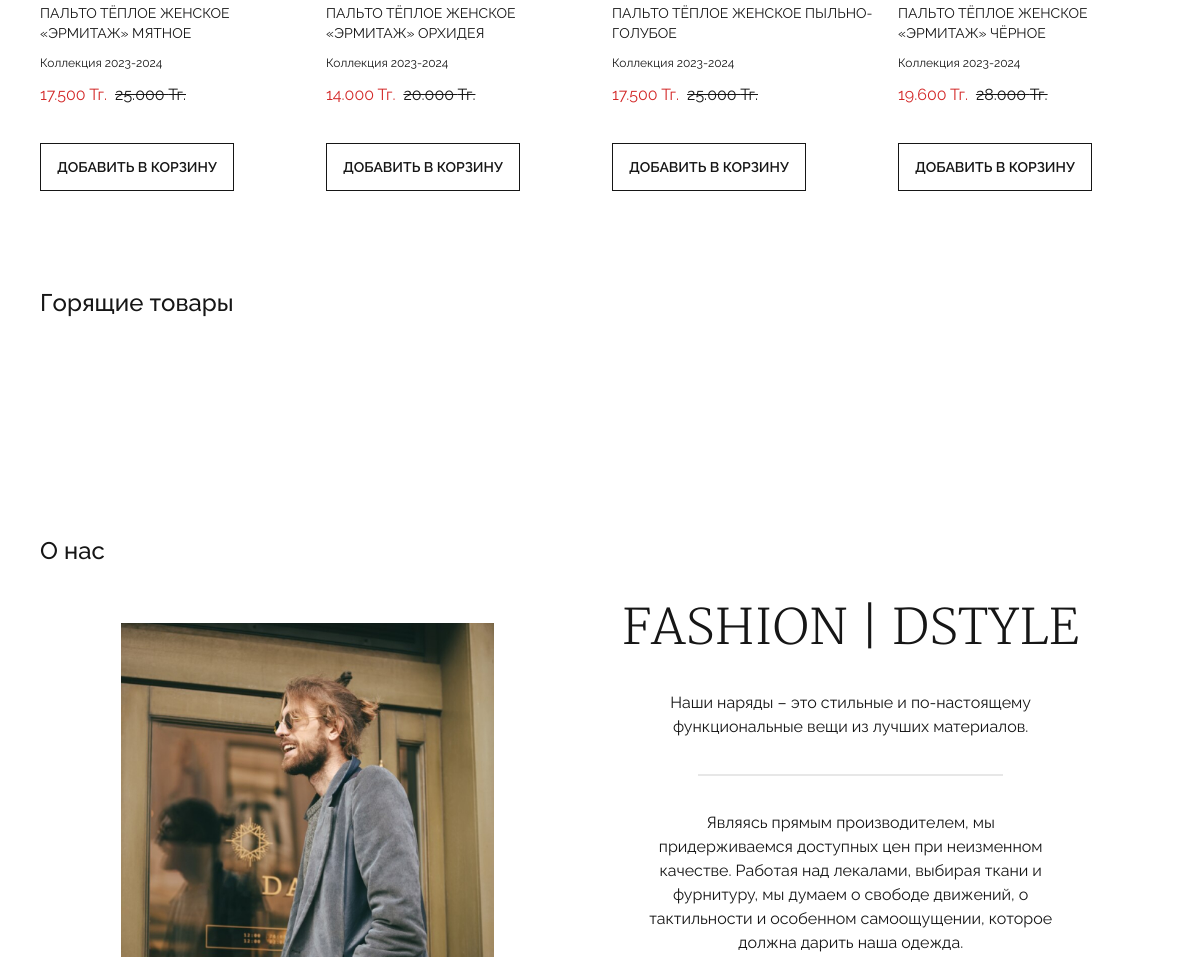
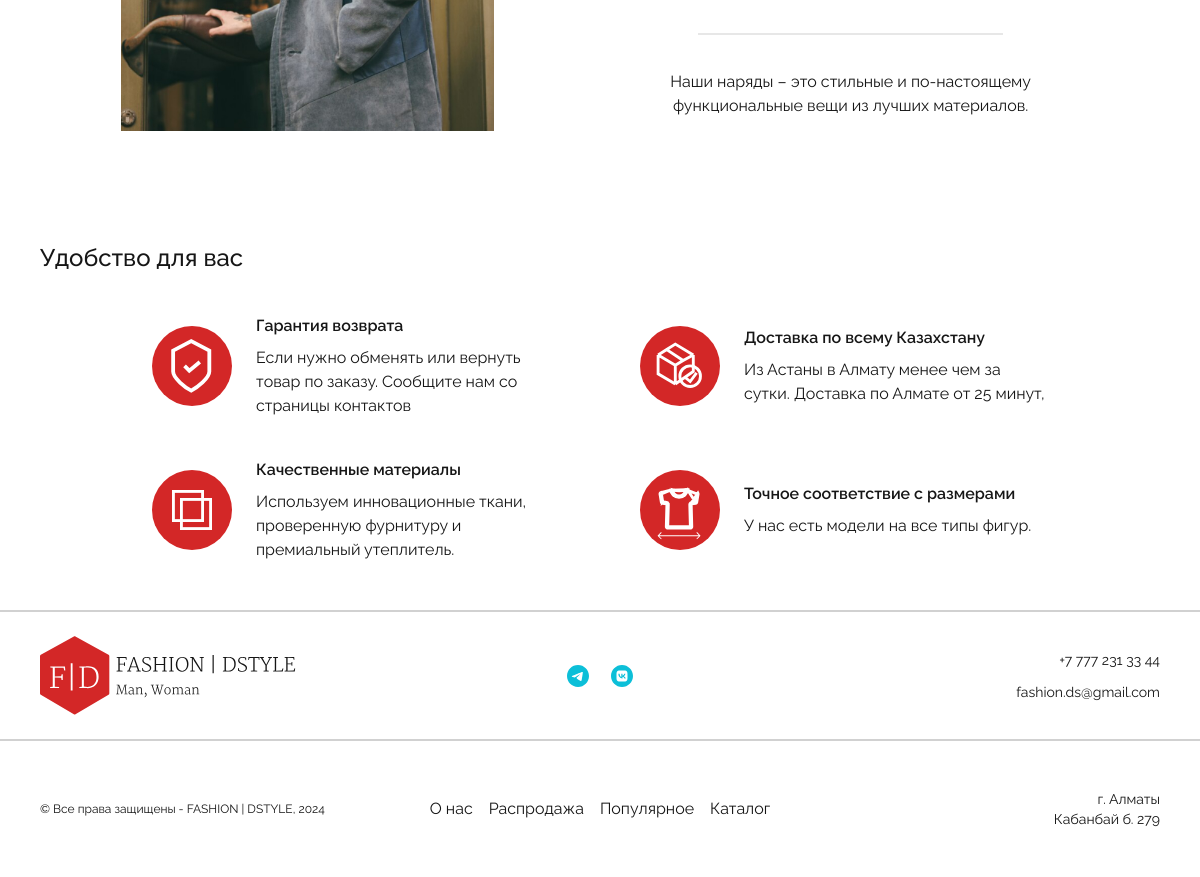
Before: /project/index.php (lower part) with the older database file (2 pictures, top to bottom).
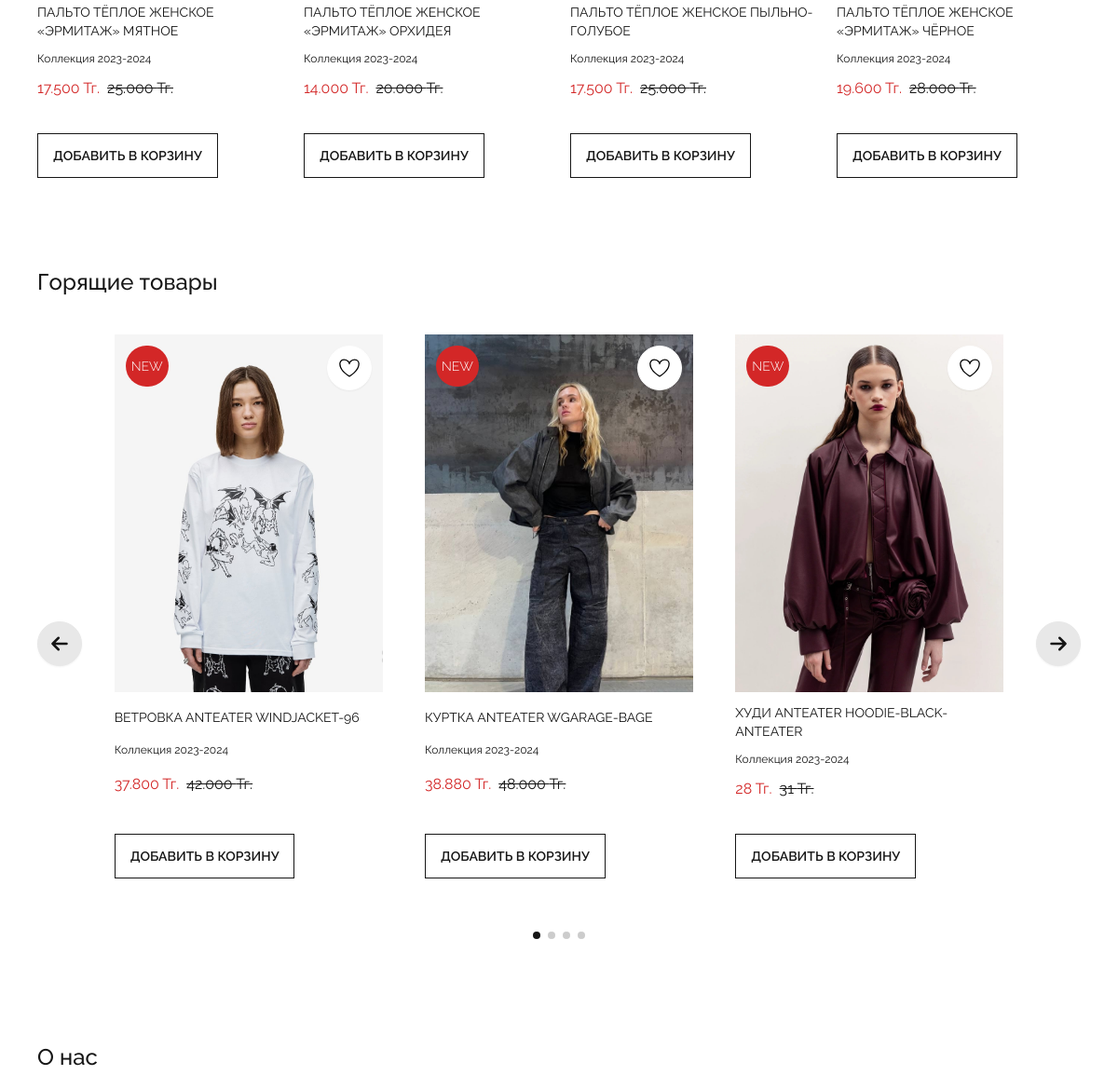
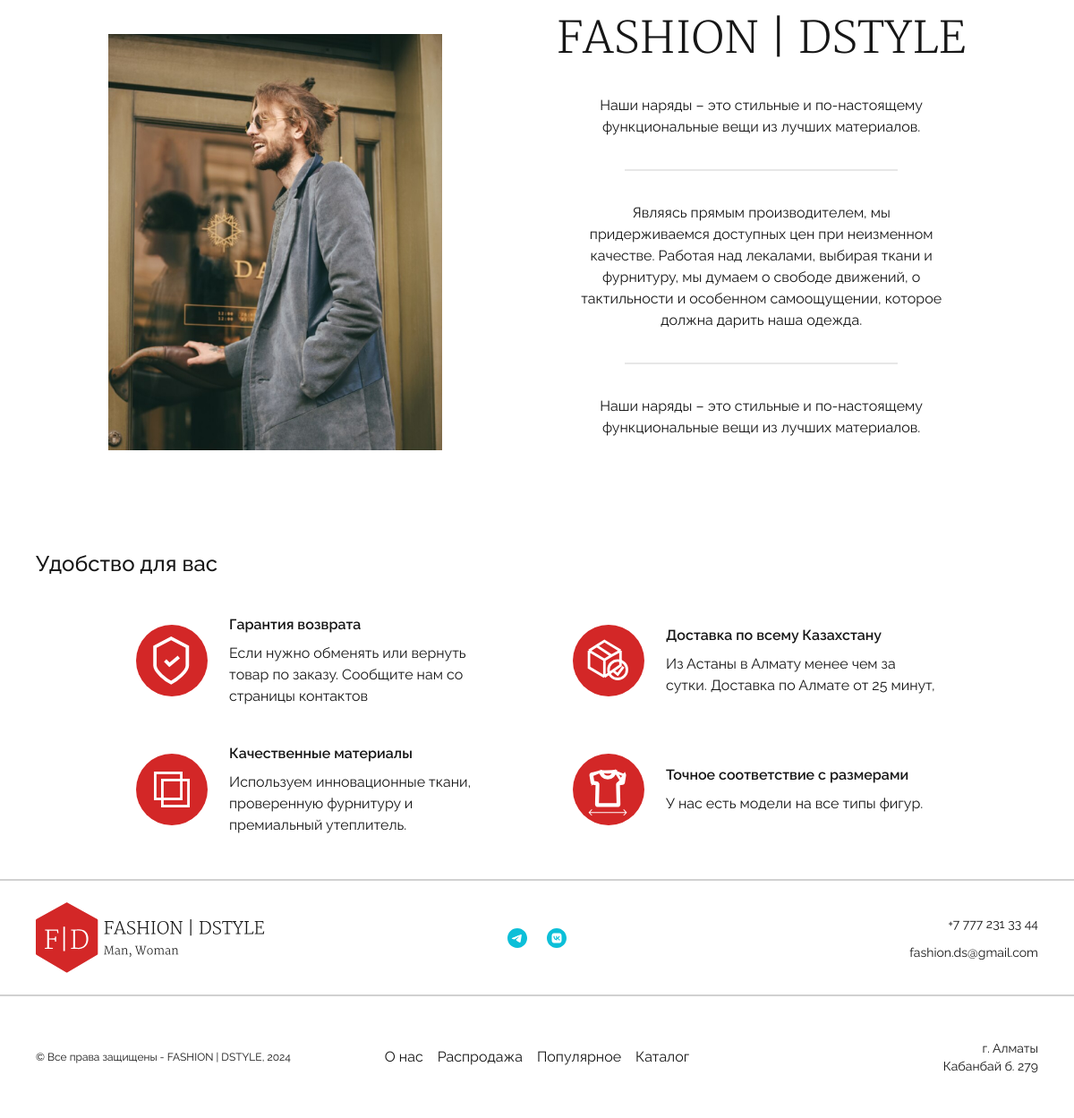
After: the same page with the newer database file (2 pictures, top to bottom).
### tables this page shows
CREATE TABLE `items` (
  `id` int(11) NOT NULL,
  `picture` varchar(65) NOT NULL,
  `cornermsg` varchar(4) NOT NULL,
  `name` varchar(120) NOT NULL,
  `price` int(7) NOT NULL,
  `discount` int(2) NOT NULL,
  `category` varchar(15) NOT NULL
);

### project/handler/connect.php (called while the page is built, shortened)
<?php
    $db = mysqli_connect('localhost', 'root', '', 'marketplace');
    $table = mysqli_query($db, "SELECT * FROM `items`");
    $table = mysqli_fetch_all($table);
?>

### project/items/items.php (the view, shortened to what this page needs)
<? function DrawItemsFromDB($items) { ?>
    <div class="max-w-72 flex flex-col gap-3 text-sm justify-between">
        <div class="w-full relative flex">
            <img class="w-full object-cover aspect-9/12" src="./assets/images/items/<?echo $items[1];?>" alt="">
            <div class="w-full flex justify-between text-center text-2xl text-primary absolute top-0 p-3">
                <div class="h-11 aspect-square grid place-content-center p-1.5 rounded-full bg-secondary text-sm uppercase font-light">
                    <span><?echo $items[2];?></span>
                </div>
                <div class="btn btn-circle btn-primary hover:bg-primary h-11 aspect-square grid place-content-center p-2.5 group">
                </div>
            </div>
        </div>
        <div class="uppercase text-ellipsis overflow-hidden"><?echo $items[3];?></div>
        <div class="text-xs">Коллекция 2023-2024</div>
        <div class="flex gap-2 text-base">
            <? if($items[5] > 0 && $items[5] != null) { ?>
                <span class="text-secondary"><?echo number_format($items[4] - ($items[4] / 100 * $items[5]), 0, '.', '.')?> Тг.</span>
                <span class="line-through"><?echo number_format($items[4], 0, '.', '.')?> Тг.</span>
            <? } else { ?>
                <span><?echo number_format($items[4], 0, '.', '.')?> Тг.
            <? } ?>
        </div>
        <div class="btn btn-outline btn-neutral w-fit h-fit mt-6 text-sm uppercase">ДОБАВИТЬ В КОРЗИНУ</div>
    </div>
<? } ?>

### project/index.php (shortened to what this page needs)
<?php
  require('./handler/connect.php');
  require('./items/items.php');
?>
<!DOCTYPE html>
<html lang="en" class="scroll-smooth">
<head>
  <link rel="stylesheet" href="../tailwind/output.css" />
  <link rel="stylesheet" href="../swiper/styles/swiper.css" />
</head>
<body data-theme="red">
  <header id="header" class="drawer py-3.5 2xl:px-40 xs:px-10 px-5 header-overflow">
    <div class="drawer-side z-50 w-full h-full">
      <label for="my-drawer-3" aria-label="close sidebar" class="drawer-overlay"></label>
    </div>
  </header>
  <items id="catalog">
        <?
          foreach($table as $items){
            if($items[6] == 'women') DrawItemsFromDB($items);
          }
        ?>
    <div class="2xl:px-40 xs:px-10 px-5 py-12">
      <div class="grid lg:grid-cols-4 xs:grid-cols-2 grid-cols-1 gap-x-6 gap-y-16 justify-items-center">
        <?
          foreach($table as $items){
            if($items[6] == 'sale') DrawItemsFromDB($items);
          }
        ?>
      </div>
    </div>
  </items>
  <hot class="block py-12 2xl:px-40 xs:px-10 px-5">
    <div class="text-2xl font-medium mb-10">Горящие товары</div>
    <div class="flex gap-6">
      <div class="order-1 xs:inline-flex hidden items-center">
        <button class="btn btn-circle btn-prev p-2">
          <svg class="w-full h-full" viewBox="0 0 24 24" fill="none" xmlns="http://www.w3.org/2000/svg">
            <path class="stroke-base-content" d="M6 12H18M6 12L11 7M6 12L11 17" stroke="#000000" stroke-width="2"
              stroke-linecap="round" stroke-linejoin="round" />
          </svg>
        </button>
      </div>
      <div class="order-3 xs:inline-flex hidden items-center">
        <button class="btn btn-circle btn-next p-2">
          <svg class="w-full h-full" viewBox="0 0 24 24" fill="none" xmlns="http://www.w3.org/2000/svg">
            <path class="stroke-base-content" d="M6 12H18M18 12L13 7M18 12L13 17" stroke-width="2"
              stroke-linecap="round" stroke-linejoin="round" />
          </svg>
        </button>
      </div>
      <div class="swiper mySwiper order-2">
        <div class="swiper-wrapper mb-20 ">
          <? foreach($table as $items){ ?>
            <? if($items[6] == 'hot'){ ?>
              <div class="swiper-slide">
              </div>
            <? } ?>
          <? } ?>
        </div>
        <div class="swiper-pagination"></div>
      </div>
    </div>
  </hot>
  <about id="about" class="block py-12 2xl:px-40 xs:px-10 px-5">
    <div class="text-2xl font-medium mb-10">О нас</div>
    <div class="flex lg:flex-row flex-col items-center justify-center sm:gap-32 xs:gap-20 gap-12 text-center">
      <img class="lg:w-1/3 sm:w-2/3 w-full object-contain" src="./assets/images/about-image.jpg" alt="">
      <div class="flex flex-col sm:gap-7 xs:gap-6 gap-4">
        <div class="sm:text-5xl xs:text-4xl text-3xl uppercase font-martel mb-2">Fashion | Dstyle</div>
        <div class="sm:text-base xs:text-sm text-xs">Наши наряды – это стильные и по-настоящему <br> функциональные вещи
          из лучших материалов.</div>
        <div class="w-2/3 m-auto divider divider-base-100"></div>
        <div class="sm:text-base xs:text-sm text-xs">
          Являясь прямым производителем, мы <br> придерживаемся доступных цен при неизменном <br> качестве. Работая над
          лекалами,
          выбирая ткани и <br> фурнитуру, мы думаем о свободе движений, о <br> тактильности и особенном самоощущении,
          которое <br>
          должна дарить наша одежда.
        </div>
        <div class="w-2/3 m-auto divider divider-base-100"></div>
        <div class="sm:text-base xs:text-sm text-xs">Наши наряды – это стильные и по-настоящему <br> функциональные вещи
          из лучших материалов.</div>
      </div>
    </div>
  </about>
  <info id="info" class="block py-12 2xl:px-40 xs:px-10 px-5">
    <div class="text-2xl font-medium mb-10">Удобство для вас</div>
    <div class="grid grid-cols-2 sm:gap-x-20 xs:gap-x-8 gap-x-6 gap-y-10 m-auto justify-items-center w-fit">
      <div class="w-full flex md:flex-row flex-col md:text-left text-center xs:text-base text-xs items-center gap-6">
        <div>
          <div class="font-semibold mb-2">Гарантия возврата</div>
          <div class="max-w-96">
            Если нужно обменять или вернуть товар по
            заказу. Сообщите нам со страницы контактов
          </div>
        </div>
      </div>
      <div class="w-full flex md:flex-row flex-col md:text-left text-center xs:text-base text-xs items-center gap-6">
        <div>
          <div class="font-semibold mb-2">Доставка по всему Казахстану</div>
          <div class="max-w-96">
            Из Астаны в Алмату менее чем за сутки.
            Доставка по Алмате от 25 минут,
          </div>
        </div>
      </div>
      <div class="w-full flex md:flex-row flex-col md:text-left text-center xs:text-base text-xs items-center gap-6">
        <div>
          <div class="font-semibold mb-2">Качественные материалы</div>
          <div class="max-w-96">
            Используем инновационные ткани, проверенную
            фурнитуру и премиальный утеплитель.
          </div>
        </div>
      </div>
      <div class="w-full flex md:flex-row flex-col md:text-left text-center xs:text-base text-xs items-center gap-6">
        <div>
          <div class="font-semibold mb-2">Точное соответствие с размерами</div>
          <div class="max-w-96">
            У нас есть модели на все типы фигур.
          </div>
        </div>
      </div>
    </div>
  </info>
  <footer id="contacts">
    <div
      class="flex justify-between xs:flex-row flex-col gap-y-4 py-6 2xl:px-40 xs:px-10 px-5 border-y-2 bg-base-100 text-base-content border-base-300">
      <a href="#header" class="w-full flex xs:justify-start justify-center">
      </a>
      <div class="w-full flex items-center justify-center gap-1">
        <a href="https://webk.telegram.org" target="_blank" class="btn btn-ghost btn-navig p-2">
          <img src="./assets/icons/telegram.svg" alt="">
        </a>
        <a href="https://vk.com/feed" target="_blank" class="btn btn-ghost btn-navig p-2">
          <img src="./assets/icons/vk.svg" alt="">
        </a>
      </div>
      <div
        class="w-full flex flex-col xs:items-end items-center justify-center justify-self-end gap-3 sm:text-sm text-xs text-right">
        <a class="link link-hover">+7 777 231 33 44</a>
        <a class="link link-hover">fashion.ds@gmail.com</a>
      </div>
    </div>
    <div
      class="flex items-center sm:flex-row flex-col gap-6 py-12 2xl:px-40 xs:px-10 px-5 bg-base-100 text-base-content border-base-300">
      <div
        class="flex w-full items-center sm:justify-start justify-center xs:text-xs text-xxs xs:text-left text-center sm:order-1 order-2">
        © Все права защищены - FASHION | DSTYLE, 2024
      </div>
      <div class="flex flex-col w-full items-center sm:order-2 xs:text-base text-sm">
        <nav class="flex flex-wrap justify-center xs:gap-4 gap-2">
          <a href="#about" class="link link-hover">О нас</a>
          <a href="#sale" class="link link-hover">Распродажа</a>
          <a href="#" class="link link-hover">Популярное</a>
          <a href="#catalog" class="link link-hover">Каталог</a>
        </nav>
      </div>
      <div class="flex flex-col w-full sm:items-end items-center sm:text-sm text-xs sm:order-2 order-1">
        <span>г. Алматы</span>
        <span>Кабанбай б. 279</span>
      </div>
    </div>
  </footer>
</body>
</html>

Changed rows visible on the page:
added items: picture (picture), cornermsg "NEW", name "ВЕТРОВКА ANTEATER WINDJACKET-96", $items[4] - ($items[4] / 100 * $items[5]) "37.800", price "42.000"
added items: picture (picture), cornermsg "NEW", name "КУРТКА ANTEATER WGARAGE-BAGE", $items[4] - ($items[4] / 100 * $items[5]) "38.880", price "48.000"
added items: picture (picture), cornermsg "NEW", name "ХУДИ ANTEATER HOODIE-BLACK-ANTEATER", $items[4] - ($items[4] / 100 * $items[5]) "28", price "31"
